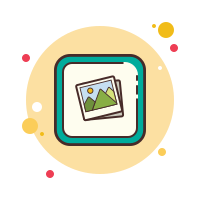
#> input picture exe/image.png, 200 x 200 px
$ python CreateMNZ.py
#> lines starting #> are read from the running program, lines starting #| are printed output that depends on the picture
from PIL import Image, ImageFilter
from threading import Thread
import time
import numpy as np

# █
# Methods
# [29 lines left out: function GetRGBpure, not called in this run]

def GetColors(x, xto):
    for xw in range(x, xto):
        for y in range(originalImage.size[1]):
            availableColors.append(originalImage.getpixel((xw,y)))

# [20 lines left out: function SortBucket, not called in this run]

def split_list(a_list):
    half = len(a_list)//2
    return a_list[:half], a_list[half:]

# [61 lines left out: functions PerformMedianCut, MakeAverageColors, GetAverage, GetPixelAtPos, PerformX, PerformY, not called in this run]

def PerformPythagoras(x,y,a,b):
    ca = a.getpixel((x,y))
    cb = b.getpixel((x,y))
# ENd methods
imageName = input("Image to be processed: ")
#> the answer given: image.png
print("Analysing...")
startTime = time.time()
sizes = 1
originalImage = Image.open(imageName)
#> originalImage is the input picture: PIL image 200x200 RGBA; mean R, G, B, A 92.8, 91, 72.4, 113
originalImage.convert(mode="RGB")

availableColors = []

allThreads = []
# Get All pixels in Threads
x = 0
while x < originalImage.size[0]:
    xto = x
    for xw in range(sizes):
        if xto < originalImage.size[0]:
            xto +=1
    t = Thread(target=GetColors,args=(x,xto))
    t.start()
    allThreads.append(t)
    x = xto


afterThreadTime = time.time()
running = True
while running:
    running = False
    for t in allThreads:
        if t.is_alive():
            running = True

catchedColorsEndTime = time.time()
s_colors = list(dict.fromkeys(availableColors))


# Print Stats
print("")
print("Image Statistiks")
print("Image: " + imageName + " " + str(originalImage.size))
#| Image: image.png (200, 200)
print("Insgesamt " + str(s_colors.__len__()) + " farben")
print("Aus " + str(availableColors.__len__()) + " pixeln")
print("Zum Analysieren benötigte Zeit: " + str(afterThreadTime - startTime) + "s" )
print("Thread Start Zeit: " + str(afterThreadTime - startTime) + "s")
print("Zeit nach Thread: " + str(afterThreadTime - afterThreadTime) + "s")
input("Press any key to continue")
print("\n--------------------------")
print("Color precessing:")
method = input("Please select a processing method out of the following: PureRGB(p), MedianCutAlgorythm(m)")
#> the answer given: out.png
newImage = Image.open(imageName)
newImage = newImage.convert("RGB")
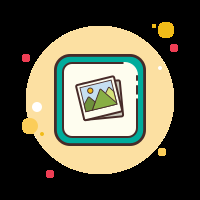
#> newImage: PIL image 200x200 RGB; mean R, G, B 92.8, 91, 72.4
if method == "p" or method == "P":
    colorDict = {}
    for c in s_colors:
        colorDict[c] = GetRGBpure(c)

    for x in range(newImage.size[0]):
        for y in range(newImage.size[1]):
            newImage.putpixel((x,y), GetRGBpure(newImage.getpixel((x,y))))
        print("Done Pixelrow:" + str(x) + " / " + str(newImage.size[0] - 1) )

elif method == "m" or method == "M":
    iterationCount = int(input("Number of Iterations (Results in colors = 2^i):"))
    colorPalette = PerformMedianCut()

    for x in range(newImage.size[0]):
        for y in range(newImage.size[1]):
            oldPixel = newImage.getpixel((x,y))
            newPixel = colorPalette[oldPixel]
            newImage.putpixel((x,y), newPixel )
        print("Done Pixelrow:" + str(x) + " / " + str(newImage.size[0] - 1) )


finalTime = time.time()
print("color processing finished")
print("Saved result as c_" + imageName)
print("Time since start: " + str((finalTime - startTime)))
print("Time for color processing: " + str((finalTime - catchedColorsEndTime)))
if imageName.endswith("jpeg") or imageName.endswith("jpg"):
    name = imageName.replace("jpeg", "png",-1 ).replace("jpg", "png", -1)
    newImage.save("c_" + name)
else:
    newImage.save("c_" + imageName)

print("-------------------------------------------------")
print("Noise reduction:")
name = imageName
grayA = newImage.filter(ImageFilter.FIND_EDGES)
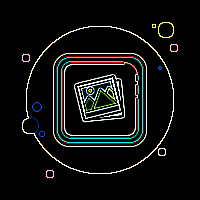
#> grayA: PIL image 200x200 RGB; mean R, G, B 15.9, 17.3, 16.4
if imageName.endswith("jpeg") or imageName.endswith("jpg"):
    name = imageName.replace("jpeg", "png",-1 ).replace("jpg", "png", -1)
    grayA.save("f_" + name)
else:
    grayA.save("f_" + imageName)

print("######################### Finished #########################")
print("Saved final Image as f_" + name)
